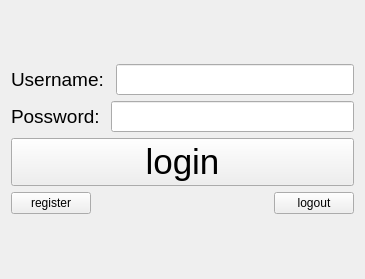
<?xml version="1.0" encoding="UTF-8"?>
<ui version="4.0">
 <class>TcpClient</class>
 <widget class="QWidget" name="TcpClient">
  <property name="geometry">
   <rect>
    <x>0</x>
    <y>0</y>
    <width>365</width>
    <height>279</height>
   </rect>
  </property>
  <property name="windowTitle">
   <string>TcpClient</string>
  </property>
  <layout class="QVBoxLayout" name="verticalLayout_2">
   <item>
    <layout class="QVBoxLayout" name="verticalLayout">
     <item>
      <layout class="QHBoxLayout" name="horizontalLayout">
       <item>
        <widget class="QLabel" name="name_lab">
         <property name="font">
          <font>
           <pointsize>14</pointsize>
          </font>
         </property>
         <property name="text">
          <string>Username: </string>
         </property>
        </widget>
       </item>
       <item>
        <widget class="QLineEdit" name="name_le">
         <property name="font">
          <font>
           <pointsize>14</pointsize>
          </font>
         </property>
        </widget>
       </item>
      </layout>
     </item>
     <item>
      <layout class="QHBoxLayout" name="horizontalLayout_2">
       <item>
        <widget class="QLabel" name="pwd_lab">
         <property name="font">
          <font>
           <pointsize>14</pointsize>
          </font>
         </property>
         <property name="text">
          <string>Possword: </string>
         </property>
        </widget>
       </item>
       <item>
        <widget class="QLineEdit" name="pwd_le">
         <property name="font">
          <font>
           <pointsize>14</pointsize>
          </font>
         </property>
         <property name="echoMode">
          <enum>QLineEdit::Password</enum>
         </property>
        </widget>
       </item>
      </layout>
     </item>
     <item>
      <widget class="QPushButton" name="login_pb">
       <property name="font">
        <font>
         <pointsize>26</pointsize>
        </font>
       </property>
       <property name="text">
        <string>login</string>
       </property>
      </widget>
     </item>
     <item>
      <layout class="QHBoxLayout" name="horizontalLayout_3">
       <item>
        <widget class="QPushButton" name="registe_pb">
         <property name="text">
          <string>register</string>
         </property>
        </widget>
       </item>
       <item>
        <spacer name="horizontalSpacer">
         <property name="orientation">
          <enum>Qt::Horizontal</enum>
         </property>
         <property name="sizeHint" stdset="0">
          <size>
           <width>40</width>
           <height>20</height>
          </size>
         </property>
        </spacer>
       </item>
       <item>
        <widget class="QPushButton" name="cancel_pb">
         <property name="text">
          <string>logout</string>
         </property>
        </widget>
       </item>
      </layout>
     </item>
    </layout>
   </item>
  </layout>
 </widget>
 <resources/>
 <connections/>
</ui>
